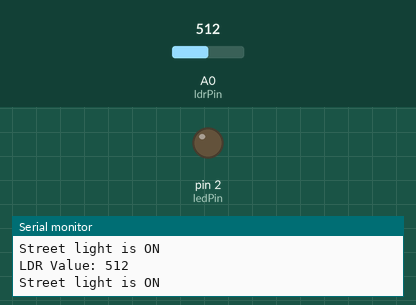
Simulated run of this sketch. Board: Arduino Uno, built with avr-gcc and run on an emulated ATmega328P. On the bench: output pins drawn as LEDs (lit = HIGH), the last lines printed to the serial monitor. Inputs (shaded band) come from the test bench; at power-on: A0 (ldrPin) = 512.

Above: at 1.8 s.
1.9 s: A0 (ldrPin) set to 562
3.4 s: A0 (ldrPin) set to 596
At 5.0 s:
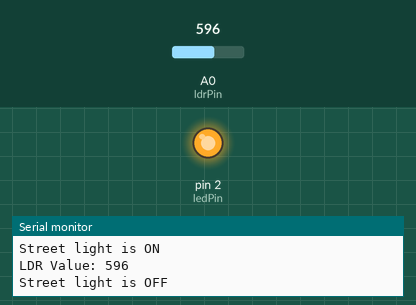
5.5 s: A0 (ldrPin) set to 570
At 6.6 s:
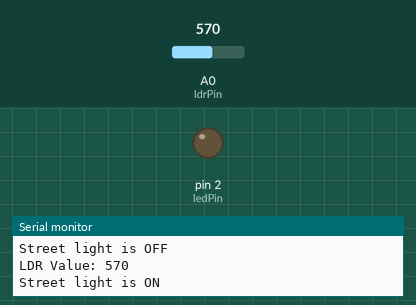
7.5 s: A0 (ldrPin) set to 590
At 9.3 s:
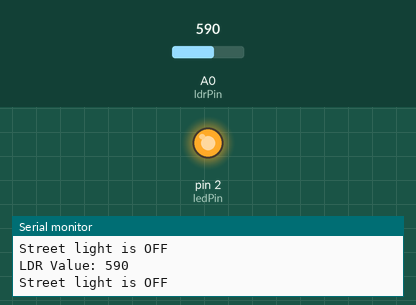
Timing chart, 0 to 10.5 s (numbered marks = the images above; inputs shaded):
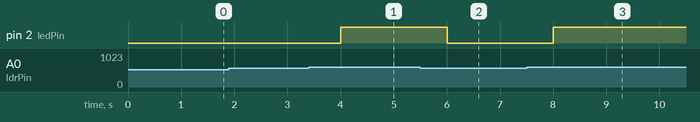

The sketch:

Automatic_street_Light.ino
```cpp
const int ldrPin = A0;       // Pin connected to LDR
const int ledPin = 2;        // Pin connected to LED

int ldrThreshold = 580;      // Threshold value for light intensity

void setup() {
  pinMode(ledPin, OUTPUT);
  Serial.begin(9600);
}

void loop() {
  int ldrValue = analogRead(ldrPin);  // Read LDR value
  Serial.print("LDR Value: ");
  Serial.println(ldrValue);

  if (ldrValue < ldrThreshold) {
    digitalWrite(ledPin, LOW);  // Turn OFF the LED
    Serial.println("Street light is ON");
  } else {
    digitalWrite(ledPin, HIGH);   // Turn ON the LED
    Serial.println("Street light is OFF");
  }

  delay(1000);  // Delay for 1 second
}
```

Measured:
- the behaviour switches between 579 and 580 on A0 (ldrPin) (found by bisection; images 0 and 1)
- after the input at 3.4 s, pin 2 (ledPin): LOW → HIGH after 0.60 s
- after the input at 5.5 s, pin 2 (ledPin): HIGH → LOW after 0.50 s
- after the input at 7.5 s, pin 2 (ledPin): LOW → HIGH after 0.50 s
